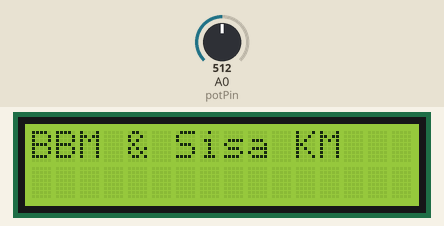
Recording of a sketch running on a simulated Arduino Uno, built with avr-gcc and run on an emulated ATmega328P. On the bench: 16×2 character LCD. The test bench sets the inputs (shaded band); at power-on: A0 (potPin) = 512.

Above: at 0.1 s.
2.3 s: A0 (potPin) set to 716
At 3.4 s:
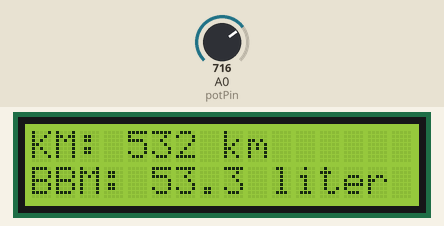
4.0 s: A0 (potPin) set to 900
At 4.7 s:
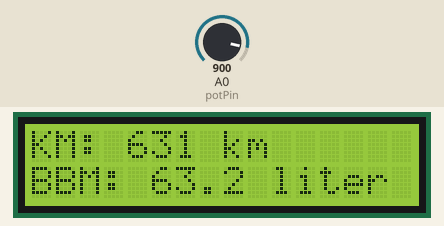
5.5 s: A0 (potPin) set to 1023
At 11.3 s:
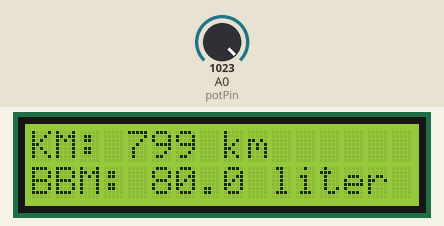

The sketch:

Sistem_Monitoring_Fuel_Level___Mileage_Estimator_Prototype.ino
```cpp
#include <Wire.h>
#include <LiquidCrystal_I2C.h>

// Inisialisasi LCD
LiquidCrystal_I2C lcd(0x27, 16, 2);

#define potPin A0
#define KM_PER_LITER 10  // Anda bisa ubah angka ini sesuai kebutuhan (misal 1:12 atau 1:15)

float fuelLevel = 80;
float displayFuel = 80;
float displayDistance = 800;
float lastPotMapped = 80;

void setup() {
  lcd.init();
  lcd.backlight();
  lcd.setCursor(0, 0);
  lcd.print("BBM & Sisa KM");
  delay(1000);
  lcd.clear();
}

void loop() {
  // === Potensiometer untuk BBM ===
  int potValue = analogRead(potPin);
  float mappedFuel = map(potValue, 0, 1023, 0, 80); // Potensiometer jadi 0-80 Liter
  mappedFuel = constrain(mappedFuel, 0, 80);

  // Update BBM dengan smoothing
  fuelLevel = mappedFuel;
  displayFuel += (fuelLevel - displayFuel) * 0.1;

  // === LOGIKA SINKRONISASI ===
  // Jarak tempuh = Sisa BBM * Konsumsi per liter
  float currentDistance = fuelLevel * KM_PER_LITER;
  displayDistance += (currentDistance - displayDistance) * 0.1;

  // === Tampilkan ke LCD ===
  // Baris Atas: KM (Jarak Tempuh)
  lcd.setCursor(0, 0);
  lcd.print("KM: ");
  lcd.print((int)displayDistance);
  lcd.print(" km      ");

  // Baris Bawah: BBM
  lcd.setCursor(0, 1);
  lcd.print("BBM: ");
  lcd.print(displayFuel, 1);
  lcd.print(" liter    ");

  delay(50); // Delay singkat agar simulasi berjalan lancar
}
```
